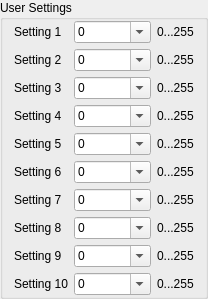
      <widget class="QGroupBox" name="userSettings_2">
       <property name="toolTip">
        <string>This settings should help you to play with the codes without 
the need to think about the setting transport.</string>
       </property>
       <property name="title">
        <string>User Settings</string>
       </property>
       <layout class="QGridLayout" name="gridLayout_33">
        <property name="topMargin">
         <number>1</number>
        </property>
        <property name="bottomMargin">
         <number>1</number>
        </property>
        <item row="0" column="0">
         <widget class="QLabel" name="label_179">
          <property name="text">
           <string>Setting 1</string>
          </property>
         </widget>
        </item>
        <item row="0" column="1">
         <widget class="QComboBox" name="userSet1">
          <property name="editable">
           <bool>true</bool>
          </property>
          <property name="maxCount">
           <number>240</number>
          </property>
          <property name="modelColumn">
           <number>0</number>
          </property>
          <item>
           <property name="text">
            <string>0</string>
           </property>
          </item>
          <item>
           <property name="text">
            <string>Chan1</string>
           </property>
          </item>
          <item>
           <property name="text">
            <string>Chan 2</string>
           </property>
          </item>
          <item>
           <property name="text">
            <string>Chan 3</string>
           </property>
          </item>
          <item>
           <property name="text">
            <string>Chan 4</string>
           </property>
          </item>
          <item>
           <property name="text">
            <string>Chan 5</string>
           </property>
          </item>
          <item>
           <property name="text">
            <string>Chan 6</string>
           </property>
          </item>
          <item>
           <property name="text">
            <string>Chan 7</string>
           </property>
          </item>
          <item>
           <property name="text">
            <string>Chan 8</string>
           </property>
          </item>
          <item>
           <property name="text">
            <string>Chan 9</string>
           </property>
          </item>
          <item>
           <property name="text">
            <string>Chan 10</string>
           </property>
          </item>
          <item>
           <property name="text">
            <string>Chan 11</string>
           </property>
          </item>
          <item>
           <property name="text">
            <string>Chan 12</string>
           </property>
          </item>
         </widget>
        </item>
        <item row="0" column="2">
         <widget class="QLabel" name="label_65">
          <property name="font">
           <font>
            <weight>50</weight>
            <bold>false</bold>
           </font>
          </property>
          <property name="text">
           <string>0...255</string>
          </property>
         </widget>
        </item>
        <item row="1" column="0">
         <widget class="QLabel" name="label_182">
          <property name="text">
           <string>Setting 2</string>
          </property>
         </widget>
        </item>
        <item row="1" column="1">
         <widget class="QComboBox" name="userSet2">
          <property name="editable">
           <bool>true</bool>
          </property>
          <property name="maxCount">
           <number>240</number>
          </property>
          <property name="modelColumn">
           <number>0</number>
          </property>
          <item>
           <property name="text">
            <string>0</string>
           </property>
          </item>
          <item>
           <property name="text">
            <string>Chan1</string>
           </property>
          </item>
          <item>
           <property name="text">
            <string>Chan 2</string>
           </property>
          </item>
          <item>
           <property name="text">
            <string>Chan 3</string>
           </property>
          </item>
          <item>
           <property name="text">
            <string>Chan 4</string>
           </property>
          </item>
          <item>
           <property name="text">
            <string>Chan 5</string>
           </property>
          </item>
          <item>
           <property name="text">
            <string>Chan 6</string>
           </property>
          </item>
          <item>
           <property name="text">
            <string>Chan 7</string>
           </property>
          </item>
          <item>
           <property name="text">
            <string>Chan 8</string>
           </property>
          </item>
          <item>
           <property name="text">
            <string>Chan 9</string>
           </property>
          </item>
          <item>
           <property name="text">
            <string>Chan 10</string>
           </property>
          </item>
          <item>
           <property name="text">
            <string>Chan 11</string>
           </property>
          </item>
          <item>
           <property name="text">
            <string>Chan 12</string>
           </property>
          </item>
         </widget>
        </item>
        <item row="1" column="2">
         <widget class="QLabel" name="label_66">
          <property name="font">
           <font>
            <weight>50</weight>
            <bold>false</bold>
           </font>
          </property>
          <property name="text">
           <string>0...255</string>
          </property>
         </widget>
        </item>
        <item row="2" column="0">
         <widget class="QLabel" name="label_180">
          <property name="text">
           <string>Setting 3</string>
          </property>
         </widget>
        </item>
        <item row="2" column="1">
         <widget class="QComboBox" name="userSet3">
          <property name="editable">
           <bool>true</bool>
          </property>
          <property name="maxCount">
           <number>240</number>
          </property>
          <property name="modelColumn">
           <number>0</number>
          </property>
          <item>
           <property name="text">
            <string>0</string>
           </property>
          </item>
          <item>
           <property name="text">
            <string>Chan1</string>
           </property>
          </item>
          <item>
           <property name="text">
            <string>Chan 2</string>
           </property>
          </item>
          <item>
           <property name="text">
            <string>Chan 3</string>
           </property>
          </item>
          <item>
           <property name="text">
            <string>Chan 4</string>
           </property>
          </item>
          <item>
           <property name="text">
            <string>Chan 5</string>
           </property>
          </item>
          <item>
           <property name="text">
            <string>Chan 6</string>
           </property>
          </item>
          <item>
           <property name="text">
            <string>Chan 7</string>
           </property>
          </item>
          <item>
           <property name="text">
            <string>Chan 8</string>
           </property>
          </item>
          <item>
           <property name="text">
            <string>Chan 9</string>
           </property>
          </item>
          <item>
           <property name="text">
            <string>Chan 10</string>
           </property>
          </item>
          <item>
           <property name="text">
            <string>Chan 11</string>
           </property>
          </item>
          <item>
           <property name="text">
            <string>Chan 12</string>
           </property>
          </item>
         </widget>
        </item>
        <item row="2" column="2">
         <widget class="QLabel" name="label_67">
          <property name="font">
           <font>
            <weight>50</weight>
            <bold>false</bold>
           </font>
          </property>
          <property name="text">
           <string>0...255</string>
          </property>
         </widget>
        </item>
        <item row="3" column="0">
         <widget class="QLabel" name="label_181">
          <property name="text">
           <string>Setting 4</string>
          </property>
         </widget>
        </item>
        <item row="3" column="1">
         <widget class="QComboBox" name="userSet4">
          <property name="editable">
           <bool>true</bool>
          </property>
          <property name="maxCount">
           <number>240</number>
          </property>
          <property name="modelColumn">
           <number>0</number>
          </property>
          <item>
           <property name="text">
            <string>0</string>
           </property>
          </item>
          <item>
           <property name="text">
            <string>Chan1</string>
           </property>
          </item>
          <item>
           <property name="text">
            <string>Chan 2</string>
           </property>
          </item>
          <item>
           <property name="text">
            <string>Chan 3</string>
           </property>
          </item>
          <item>
           <property name="text">
            <string>Chan 4</string>
           </property>
          </item>
          <item>
           <property name="text">
            <string>Chan 5</string>
           </property>
          </item>
          <item>
           <property name="text">
            <string>Chan 6</string>
           </property>
          </item>
          <item>
           <property name="text">
            <string>Chan 7</string>
           </property>
          </item>
          <item>
           <property name="text">
            <string>Chan 8</string>
           </property>
          </item>
          <item>
           <property name="text">
            <string>Chan 9</string>
           </property>
          </item>
          <item>
           <property name="text">
            <string>Chan 10</string>
           </property>
          </item>
          <item>
           <property name="text">
            <string>Chan 11</string>
           </property>
          </item>
          <item>
           <property name="text">
            <string>Chan 12</string>
           </property>
          </item>
         </widget>
        </item>
        <item row="3" column="2">
         <widget class="QLabel" name="label_68">
          <property name="font">
           <font>
            <weight>50</weight>
            <bold>false</bold>
           </font>
          </property>
          <property name="text">
           <string>0...255</string>
          </property>
         </widget>
        </item>
        <item row="4" column="0">
         <widget class="QLabel" name="label_186">
          <property name="text">
           <string>Setting 5</string>
          </property>
         </widget>
        </item>
        <item row="4" column="1">
         <widget class="QComboBox" name="userSet5">
          <property name="editable">
           <bool>true</bool>
          </property>
          <property name="maxCount">
           <number>240</number>
          </property>
          <property name="modelColumn">
           <number>0</number>
          </property>
          <item>
           <property name="text">
            <string>0</string>
           </property>
          </item>
          <item>
           <property name="text">
            <string>Chan1</string>
           </property>
          </item>
          <item>
           <property name="text">
            <string>Chan 2</string>
           </property>
          </item>
          <item>
           <property name="text">
            <string>Chan 3</string>
           </property>
          </item>
          <item>
           <property name="text">
            <string>Chan 4</string>
           </property>
          </item>
          <item>
           <property name="text">
            <string>Chan 5</string>
           </property>
          </item>
          <item>
           <property name="text">
            <string>Chan 6</string>
           </property>
          </item>
          <item>
           <property name="text">
            <string>Chan 7</string>
           </property>
          </item>
          <item>
           <property name="text">
            <string>Chan 8</string>
           </property>
          </item>
          <item>
           <property name="text">
            <string>Chan 9</string>
           </property>
          </item>
          <item>
           <property name="text">
            <string>Chan 10</string>
           </property>
          </item>
          <item>
           <property name="text">
            <string>Chan 11</string>
           </property>
          </item>
          <item>
           <property name="text">
            <string>Chan 12</string>
           </property>
          </item>
         </widget>
        </item>
        <item row="4" column="2">
         <widget class="QLabel" name="label_69">
          <property name="font">
           <font>
            <weight>50</weight>
            <bold>false</bold>
           </font>
          </property>
          <property name="text">
           <string>0...255</string>
          </property>
         </widget>
        </item>
        <item row="5" column="0">
         <widget class="QLabel" name="label_184">
          <property name="text">
           <string>Setting 6</string>
          </property>
         </widget>
        </item>
        <item row="5" column="1">
         <widget class="QComboBox" name="userSet6">
          <property name="editable">
           <bool>true</bool>
          </property>
          <property name="maxCount">
           <number>240</number>
          </property>
          <property name="modelColumn">
           <number>0</number>
          </property>
          <item>
           <property name="text">
            <string>0</string>
           </property>
          </item>
          <item>
           <property name="text">
            <string>Chan1</string>
           </property>
          </item>
          <item>
           <property name="text">
            <string>Chan 2</string>
           </property>
          </item>
          <item>
           <property name="text">
            <string>Chan 3</string>
           </property>
          </item>
          <item>
           <property name="text">
            <string>Chan 4</string>
           </property>
          </item>
          <item>
           <property name="text">
            <string>Chan 5</string>
           </property>
          </item>
          <item>
           <property name="text">
            <string>Chan 6</string>
           </property>
          </item>
          <item>
           <property name="text">
            <string>Chan 7</string>
           </property>
          </item>
          <item>
           <property name="text">
            <string>Chan 8</string>
           </property>
          </item>
          <item>
           <property name="text">
            <string>Chan 9</string>
           </property>
          </item>
          <item>
           <property name="text">
            <string>Chan 10</string>
           </property>
          </item>
          <item>
           <property name="text">
            <string>Chan 11</string>
           </property>
          </item>
          <item>
           <property name="text">
            <string>Chan 12</string>
           </property>
          </item>
         </widget>
        </item>
        <item row="5" column="2">
         <widget class="QLabel" name="label_96">
          <property name="font">
           <font>
            <weight>50</weight>
            <bold>false</bold>
           </font>
          </property>
          <property name="text">
           <string>0...255</string>
          </property>
         </widget>
        </item>
        <item row="6" column="0">
         <widget class="QLabel" name="label_183">
          <property name="text">
           <string>Setting 7</string>
          </property>
         </widget>
        </item>
        <item row="6" column="1">
         <widget class="QComboBox" name="userSet7">
          <property name="editable">
           <bool>true</bool>
          </property>
          <property name="maxCount">
           <number>240</number>
          </property>
          <property name="modelColumn">
           <number>0</number>
          </property>
          <item>
           <property name="text">
            <string>0</string>
           </property>
          </item>
          <item>
           <property name="text">
            <string>Chan1</string>
           </property>
          </item>
          <item>
           <property name="text">
            <string>Chan 2</string>
           </property>
          </item>
          <item>
           <property name="text">
            <string>Chan 3</string>
           </property>
          </item>
          <item>
           <property name="text">
            <string>Chan 4</string>
           </property>
          </item>
          <item>
           <property name="text">
            <string>Chan 5</string>
           </property>
          </item>
          <item>
           <property name="text">
            <string>Chan 6</string>
           </property>
          </item>
          <item>
           <property name="text">
            <string>Chan 7</string>
           </property>
          </item>
          <item>
           <property name="text">
            <string>Chan 8</string>
           </property>
          </item>
          <item>
           <property name="text">
            <string>Chan 9</string>
           </property>
          </item>
          <item>
           <property name="text">
            <string>Chan 10</string>
           </property>
          </item>
          <item>
           <property name="text">
            <string>Chan 11</string>
           </property>
          </item>
          <item>
           <property name="text">
            <string>Chan 12</string>
           </property>
          </item>
         </widget>
        </item>
        <item row="6" column="2">
         <widget class="QLabel" name="label_97">
          <property name="font">
           <font>
            <weight>50</weight>
            <bold>false</bold>
           </font>
          </property>
          <property name="text">
           <string>0...255</string>
          </property>
         </widget>
        </item>
        <item row="7" column="0">
         <widget class="QLabel" name="label_185">
          <property name="text">
           <string>Setting 8</string>
          </property>
         </widget>
        </item>
        <item row="7" column="1">
         <widget class="QComboBox" name="userSet8">
          <property name="editable">
           <bool>true</bool>
          </property>
          <property name="maxCount">
           <number>240</number>
          </property>
          <property name="modelColumn">
           <number>0</number>
          </property>
          <item>
           <property name="text">
            <string>0</string>
           </property>
          </item>
          <item>
           <property name="text">
            <string>Chan1</string>
           </property>
          </item>
          <item>
           <property name="text">
            <string>Chan 2</string>
           </property>
          </item>
          <item>
           <property name="text">
            <string>Chan 3</string>
           </property>
          </item>
          <item>
           <property name="text">
            <string>Chan 4</string>
           </property>
          </item>
          <item>
           <property name="text">
            <string>Chan 5</string>
           </property>
          </item>
          <item>
           <property name="text">
            <string>Chan 6</string>
           </property>
          </item>
          <item>
           <property name="text">
            <string>Chan 7</string>
           </property>
          </item>
          <item>
           <property name="text">
            <string>Chan 8</string>
           </property>
          </item>
          <item>
           <property name="text">
            <string>Chan 9</string>
           </property>
          </item>
          <item>
           <property name="text">
            <string>Chan 10</string>
           </property>
          </item>
          <item>
           <property name="text">
            <string>Chan 11</string>
           </property>
          </item>
          <item>
           <property name="text">
            <string>Chan 12</string>
           </property>
          </item>
         </widget>
        </item>
        <item row="7" column="2">
         <widget class="QLabel" name="label_98">
          <property name="font">
           <font>
            <weight>50</weight>
            <bold>false</bold>
           </font>
          </property>
          <property name="text">
           <string>0...255</string>
          </property>
         </widget>
        </item>
        <item row="8" column="0">
         <widget class="QLabel" name="label_190">
          <property name="text">
           <string>Setting 9</string>
          </property>
         </widget>
        </item>
        <item row="8" column="1">
         <widget class="QComboBox" name="userSet9">
          <property name="editable">
           <bool>true</bool>
          </property>
          <property name="maxCount">
           <number>240</number>
          </property>
          <property name="modelColumn">
           <number>0</number>
          </property>
          <item>
           <property name="text">
            <string>0</string>
           </property>
          </item>
          <item>
           <property name="text">
            <string>Chan1</string>
           </property>
          </item>
          <item>
           <property name="text">
            <string>Chan 2</string>
           </property>
          </item>
          <item>
           <property name="text">
            <string>Chan 3</string>
           </property>
          </item>
          <item>
           <property name="text">
            <string>Chan 4</string>
           </property>
          </item>
          <item>
           <property name="text">
            <string>Chan 5</string>
           </property>
          </item>
          <item>
           <property name="text">
            <string>Chan 6</string>
           </property>
          </item>
          <item>
           <property name="text">
            <string>Chan 7</string>
           </property>
          </item>
          <item>
           <property name="text">
            <string>Chan 8</string>
           </property>
          </item>
          <item>
           <property name="text">
            <string>Chan 9</string>
           </property>
          </item>
          <item>
           <property name="text">
            <string>Chan 10</string>
           </property>
          </item>
          <item>
           <property name="text">
            <string>Chan 11</string>
           </property>
          </item>
          <item>
           <property name="text">
            <string>Chan 12</string>
           </property>
          </item>
         </widget>
        </item>
        <item row="8" column="2">
         <widget class="QLabel" name="label_99">
          <property name="font">
           <font>
            <weight>50</weight>
            <bold>false</bold>
           </font>
          </property>
          <property name="text">
           <string>0...255</string>
          </property>
         </widget>
        </item>
        <item row="9" column="0">
         <widget class="QLabel" name="label_188">
          <property name="text">
           <string>Setting 10</string>
          </property>
         </widget>
        </item>
        <item row="9" column="1">
         <widget class="QComboBox" name="userSet10">
          <property name="editable">
           <bool>true</bool>
          </property>
          <property name="maxCount">
           <number>240</number>
          </property>
          <property name="modelColumn">
           <number>0</number>
          </property>
          <item>
           <property name="text">
            <string>0</string>
           </property>
          </item>
          <item>
           <property name="text">
            <string>Chan1</string>
           </property>
          </item>
          <item>
           <property name="text">
            <string>Chan 2</string>
           </property>
          </item>
          <item>
           <property name="text">
            <string>Chan 3</string>
           </property>
          </item>
          <item>
           <property name="text">
            <string>Chan 4</string>
           </property>
          </item>
          <item>
           <property name="text">
            <string>Chan 5</string>
           </property>
          </item>
          <item>
           <property name="text">
            <string>Chan 6</string>
           </property>
          </item>
          <item>
           <property name="text">
            <string>Chan 7</string>
           </property>
          </item>
          <item>
           <property name="text">
            <string>Chan 8</string>
           </property>
          </item>
          <item>
           <property name="text">
            <string>Chan 9</string>
           </property>
          </item>
          <item>
           <property name="text">
            <string>Chan 10</string>
           </property>
          </item>
          <item>
           <property name="text">
            <string>Chan 11</string>
           </property>
          </item>
          <item>
           <property name="text">
            <string>Chan 12</string>
           </property>
          </item>
         </widget>
        </item>
        <item row="9" column="2">
         <widget class="QLabel" name="label_100">
          <property name="font">
           <font>
            <weight>50</weight>
            <bold>false</bold>
           </font>
          </property>
          <property name="text">
           <string>0...255</string>
          </property>
         </widget>
        </item>
       </layout>
      </widget>
